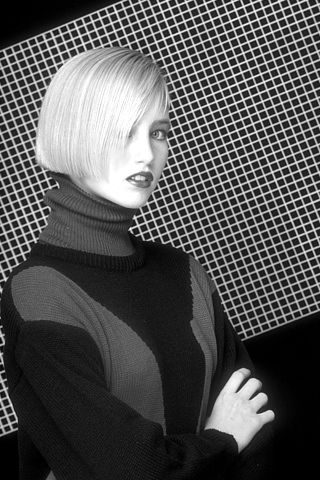
%> input picture testImages/test_image.bmp, 320 x 480 px; its folder holds only this picture in this run
$ octave demo.m   (GNU Octave 9; MATLAB toolbox functions it lacks are replaced by stand-ins)
%> lines starting %> are read from the running program, lines starting %| are printed output that depends on the picture; in (x1, y1, x2, y2) boxes, pixels count from 0 and x2, y2 are one past the last pixel; in counts of white or black regions, pixels touching at a corner belong together; the program's own positions count from 1
### extract_quater.m
function [img_o, img_r, img_d, img_rd]=extract_quater(img_hr)

[num_row,num_col]=size(img_hr);
img_o=zeros(num_row/2,num_col/2);
img_r=zeros(num_row/2,num_col/2);
img_d=zeros(num_row/2,num_col/2);
img_rd=zeros(num_row/2,num_col/2);

for i=1:(num_row/2)
    for j=1:(num_col/2)
        img_o(i,j)=img_hr((i-1)*2+1,(j-1)*2+1);
        img_r(i,j)=img_hr((i-1)*2+1,(j-1)*2+2);
        img_d(i,j)=img_hr((i-1)*2+2,(j-1)*2+1);
        img_rd(i,j)=img_hr((i-1)*2+2,(j-1)*2+2);
    end
end

### bicubicInter4.m
function [img_r,img_d,img_rd,img_full]=bicubicInter4(img_o)

[nrow,ncol]=size(img_o);

[Xcoarse, Ycoarse]=meshgrid(1:ncol,1:nrow);
[Xfine,Yfine]= meshgrid(linspace(1,ncol,ncol*2-1), linspace(1,nrow,nrow*2-1));

DataCoarse = img_o;

DataBicubicFine = interp2(Xcoarse,Ycoarse, DataCoarse, Xfine, Yfine, 'bicubic');

temp=2*((9/16)*DataBicubicFine(end,:)-(1/16)*DataBicubicFine(end-2,:));
DataBicubicFine=[DataBicubicFine;
                 temp];

temp=2*((9/16)*DataBicubicFine(:,end)-(1/16)*DataBicubicFine(:,end-2));
DataBicubicFine=[DataBicubicFine temp];
DataBicubicFine(DataBicubicFine>1)=1;
DataBicubicFine(DataBicubicFine<0)=0;


blur_o=zeros(nrow,ncol);
img_r=zeros(nrow,ncol);
img_d=zeros(nrow,ncol);
img_rd=zeros(nrow,ncol);

for i=1:nrow
    for j=1:ncol
%         blur_o(i,j)=DataBicubicFine((i-1)*2+1,(j-1)*2+1);
        img_r(i,j)=DataBicubicFine((i-1)*2+1,(j-1)*2+2);
        img_d(i,j)=DataBicubicFine((i-1)*2+2,(j-1)*2+1);
        img_rd(i,j)=DataBicubicFine((i-1)*2+2,(j-1)*2+2);
    end
end
img_full=DataBicubicFine;
% [7 lines of commented-out code are left out]

### joinImage.m
function img_all=joinImage(img_o,pseudo_r,pseudo_d,pseudo_rd)

[nrow,ncol]=size(img_o);

img_all=zeros(nrow*2,ncol*2);

for i=1:nrow
    for j=1:ncol
        img_all(2*(i-1)+1,2*(j-1)+1)=img_o(i,j);
        img_all(2*(i-1)+1,2*(j-1)+2)=pseudo_r(i,j);
        img_all(2*(i-1)+2,2*(j-1)+1)=pseudo_d(i,j);
        img_all(2*(i-1)+2,2*(j-1)+2)=pseudo_rd(i,j);
    end
end

### MSI_factor2.m
function img_h = MSI_factor2(img_o)

% This is a code (new implementation) of the algorithm described in "Multiscale Semilocal Interpolation With Antialiasing,
% K. Guo, X. Yang, H. Zha, W. Lin and S. Yu, IEEE Trans. Image Processing, 2012".
% If you use this code for academic purposes, please consider citing:
%
% @injournal{TIP2012,
%  	 title={Multiscale Semilocal Interpolation With Antialiasing},
%  	 author={Kai Guo, Xiaokang Yang, Hongyuan Zha, Weiyao Lin and Songyu Yu},
%  	 booktitle={IEEE Transactions on Image Processing},
%  	 year={2012}}

% Note that this code was not efficiently written but for clarity of the
% proposed algorithm. Therefore it may take several minutes to run an image.


% i: the index of the image
% level: the interpolation level

t=cputime;
[bic_r,bic_d,bic_rd,bic_full]=bicubicInter4(img_o);
%e = cputime-t;
%time_bic=e;

% *********************************************************************
% ---------------------------------------------------------------------
% *********************************************************************
% our method
t=cputime;

img_hPre=bic_full;
% img_inter
% set the patch size parameters
ps_max=16;
ps_min=6;
ps_step=-1;

search_radius=8;
% ---------------------------------------------------------------------
% mask_label
% 1: LR pixel
% 2: the undersampled pixels in the area of high activities, and will
%    be interpolated by our method
% 0: the undersampled pixels in the smooth area, and will be interpolated by bicubic method
tt_o=ones(size(img_o));
tt_r=zeros(size(img_o));
temp_a=joinImage(tt_o,tt_r,tt_r,tt_r);
% [4 lines of commented-out code are left out]
fil_lap=[ 0  -1   0;
    -1   4  -1;
    0  -1   0];
fil_ave=ones(5,5);
temp_b=abs(conv2(bic_full,fil_lap,'same'));
temp_c=zeros(size(bic_full));
temp_c(temp_b>0.09)=1;
temp_d=conv2(temp_c,fil_ave,'same');
temp_e=zeros(size(bic_full));
temp_e(temp_d>0)=2;
%     figure;
%     imshow(temp_e,[]);
temp_e(temp_a==1)=1;
mask_label=temp_e;

% define the candidates cell, phi value cell, candidates position cell
ps_skip=ps_min-1;
[nrow,ncol]=size(bic_full);
for patch_size=ps_min:1:ps_max
    k=patch_size-ps_skip;
    for m=1:nrow
        for n=1:ncol
            candi{k,m,n}=[];
            phi{k,m,n}=[];
        end
    end
end

% start retrieval the ground truth pixels
%mat_counter=[];

for patch_size=ps_max:ps_step:ps_min
    [img_h,candi_old,phi_old]=SR_deArtifact(img_o,patch_size,img_hPre,search_radius,candi,phi,ps_skip,ps_step,mask_label);

%     mat_counter=[mat_counter;
%         patch_size counter];
    img_h(mask_label==0)=bic_full(mask_label==0);
    % -----------------------------------------------------
    clear candi phi;
    for ppss=ps_min:1:patch_size-1
        k=ppss-ps_skip;
        for m=1:nrow
            for n=1:ncol
                candi{k,m,n}=candi_old{k,m,n};
                phi{k,m,n}=phi_old{k,m,n};
            end
        end
    end


    k=patch_size-ps_skip;
    for m=1:nrow
        for n=1:ncol
            candi{k,m,n}=[];
            phi{k,m,n}=[];
        end
    end

    clear candi_old phi_old;

    % [15 lines of commented-out code are left out]
    img_hPre=img_h;
    close all;
end

e = cputime-t;
%time_our=e;


close all;

### RegistrationFidelity.m
function [candi,phi]=RegistrationFidelity(img_o,patch_size,ps_skip,ps_step,img_hPre,search_radius,candi,phi,mask_label)


% candi_num1=8;
% candi_num=8;
% define the Gaussian mask for the patch distance calculation
%sigma_g=25;
sigma_g=0.5*patch_size;

% the mask of ground truth pixels, that will be used to calculate the M-L2
% distance
tt_o=ones(size(img_o));
tt_r=zeros(size(img_o));
mask=joinImage(tt_o,tt_r,tt_r,tt_r);


[nrow,ncol]=size(img_hPre);

% ps_min=ps_skip+1;
for ps=patch_size:ps_step:ps_skip+1
    fprintf(1,'\n Finding candidates, patch size %6d in level %6d \n',ps,patch_size);
    ps_index=ps-ps_skip;

    % parameters setting at current patch size
    if mod(ps,2)==0
        patch_halfL=(ps)/2-1;
        patch_halfR=(ps)/2;
    else
        patch_halfL=(ps-1)/2;
        patch_halfR=(ps-1)/2;
    end
    wL=patch_halfL;
    wR=patch_halfR;
    [X,Y] = meshgrid(-wL:wR,-wL:wR);
    G = exp(-(X.^2+Y.^2)/(2*sigma_g^2));


    for i=1:nrow
        for j=1:ncol
            if mask_label(i,j)==2
                % start retrieval
                imin=max(i-patch_halfL,1);
                imax=min(i+patch_halfR,nrow);
                jmin=max(j-patch_halfL,1);
                jmax=min(j+patch_halfR,ncol);

                p_mask=mask(imin:imax,jmin:jmax);


                p_G=G((imin:imax)-i+wL+1,(jmin:jmax)-j+wL+1);
                p_F=p_mask.*p_G;


                % -------------------------------------------------------------
                p_test=img_hPre(imin:imax,jmin:jmax);

                pdim=size(p_test,1)*size(p_test,2);
                vec_mask=reshape(p_F,pdim,1);
                vec_test=reshape(p_test,pdim,1);

                % define the patch size model
                pT=i-imin;
                pB=imax-i;
                pL=j-jmin;
                pR=jmax-j;

                % define the search range
                pm_min=max(i-search_radius,pT+1);
                pm_max=min(i+search_radius,nrow-pB);
                pn_min=max(j-search_radius,pL+1);
                pn_max=min(j+search_radius,ncol-pR);

                % -------------------------------------------------------------


                %candi_old=candi{ps_index,i,j};
                phi_old=phi{ps_index,i,j};

                if isempty(phi_old)

                    pixPool=[];
                    val_temp=[];

                    for m=pm_min:pm_max
                        for n=pn_min:pn_max

                            if mask(m,n)==1
                                % extract the patch in img_o

                                patch_o=img_hPre(m-pT:m+pB,n-pL:n+pR);
                                vec_o=reshape(patch_o,pdim,1);

                                pixPool=[pixPool;
                                    img_hPre(m,n)];

                                val_md=sqrt(sum((vec_mask.*vec_test-vec_mask.*vec_o).^2)); % the mask distance
                                val_temp=[val_temp;
                                    val_md];
                            end
                        end
                    end


                    candi{ps_index,i,j}=pixPool;
                    phi{ps_index,i,j}=val_temp;

                    clear phi_old pixPool val_temp;

                else

                    val_temp=[];

                    for m=pm_min:pm_max
                        for n=pn_min:pn_max

                            if mask(m,n)==1
                                % extract the patch in img_o

                                patch_o=img_hPre(m-pT:m+pB,n-pL:n+pR);
                                vec_o=reshape(patch_o,pdim,1);

                                clear patch_o;

                                val_md=sqrt(sum((vec_mask.*vec_test-vec_mask.*vec_o).^2)); % the mask distance
                                val_temp=[val_temp;
                                    val_md];
                            end
                        end
                    end
                    %candi{ps_index,i,j}=pixPool;
                    phi{ps_index,i,j}=min(phi_old,val_temp);
                    clear phi_old val_temp;
                end

            end
        end
    end
end

### SR_deArtifact.m
function [img_h,candi,phi]=SR_deArtifact(img_o,patch_size,img_hPre,search_radius,candi,phi,ps_skip,ps_step,mask_label)


[candi,phi]=RegistrationFidelity(img_o,patch_size,ps_skip,ps_step,img_hPre,search_radius,candi,phi,mask_label);
img_h = srImage(img_o,patch_size,img_hPre,candi,phi,ps_skip,mask_label);

### demo.m
% This is a code (new implementation) of the algorithm described in "Multiscale Semilocal Interpolation With Antialiasing,
% K. Guo, X. Yang, H. Zha, W. Lin and S. Yu, IEEE Trans. Image Processing, 2012".
% If you use this code for academic purposes, please consider citing:
%
% @injournal{TIP2012,
%  	 title={Multiscale Semilocal Interpolation With Antialiasing},
%  	 author={Kai Guo, Xiaokang Yang, Hongyuan Zha, Weiyao Lin and Songyu Yu},
%  	 booktitle={IEEE Transactions on Image Processing},
%  	 year={2012}}

clear;
close all;
% parameter setting
% -------------------------------------------------------------------------
file_images='testImages\*.bmp';
address_images='testImages\';
address_results='results\';


% Find the directory of training images
fileDir_images=dir(file_images);
for i=1:length(fileDir_images)
    file_image=strcat(address_images,fileDir_images(i).name);
    im=imread(file_image);
%> im is the input picture: size 480x320 uint8; min 0, max 255, mean 82.8
    img_gt=double(im)/255;
    figure;
    imshow(img_gt);

    [nrow,ncol]=size(img_gt);
%> nrow = 480; ncol = 320
    nrow = floor(nrow/2)*2;
    ncol = floor(ncol/2)*2;

    img_gt=img_gt(1:nrow,1:ncol);


    [img_o, img_r1, img_d1, img_rd1]=extract_quater(img_gt);
%> after the loop in extract_quater, `for i=1:(num_row/2)`:
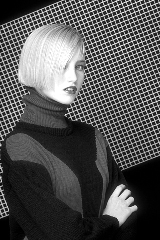
%> img_o: size 240x160 double; min 0, max 1, mean 0.325; mean of the top-left, top-right, bottom-left and bottom-right quarters 0.538, 0.396, 0.164, 0.203

    t=cputime;
    img_h=MSI_factor2(img_o);
%> in bicubicInter4, `temp=2*((9/16)*DataBicubicFine(end,:)-(1/16)*DataBicubicFine(end-2,:));`: temp = 319 values, max 0.361 at index 49, min -0.00319 at index 18, mean 0.0462
%> in bicubicInter4, `DataBicubicFine=[DataBicubicFine; temp];`:
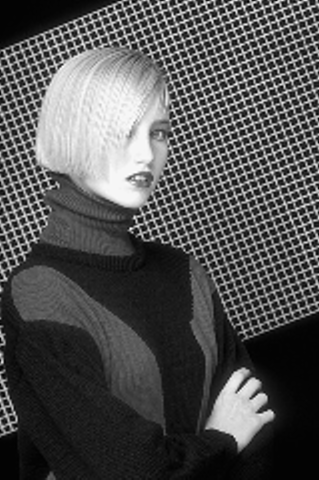
%> DataBicubicFine: size 480x319 double; min -0.015, max 1.04, mean 0.325; drawn with min black and max white
%> in bicubicInter4, `temp=2*((9/16)*DataBicubicFine(:,end)-(1/16)*DataBicubicFine(:,end-2));`: temp = 480 values, max 0.978 at index 79, min -0.0166 at index 48, mean 0.245
%> in bicubicInter4, `DataBicubicFine(DataBicubicFine>1)=1;`: DataBicubicFine: size 480x320 double; min -0.0166, max 1, mean 0.325
%> in bicubicInter4, `DataBicubicFine(DataBicubicFine<0)=0;`: DataBicubicFine: size 480x320 double; min 0, max 1, mean 0.325; mean of the top-left, top-right, bottom-left and bottom-right quarters 0.539, 0.396, 0.162, 0.202
%> after the loop in bicubicInter4, `for i=1:nrow`:
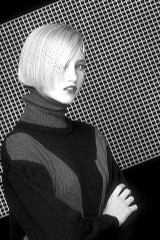
%> img_d: size 240x160 double; min 0, max 1, mean 0.325; mean of the top-left, top-right, bottom-left and bottom-right quarters 0.539, 0.396, 0.163, 0.201
%> after the loop in bicubicInter4, `for i=1:nrow`:
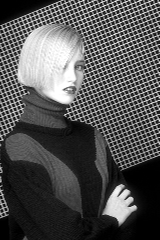
%> img_r: size 240x160 double; min 0, max 1, mean 0.325; mean of the top-left, top-right, bottom-left and bottom-right quarters 0.539, 0.396, 0.162, 0.203
%> after the loop in bicubicInter4, `for i=1:nrow`:
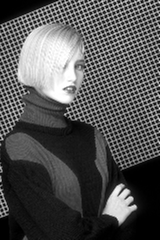
%> img_rd: size 240x160 double; min 0, max 1, mean 0.325; mean of the top-left, top-right, bottom-left and bottom-right quarters 0.54, 0.395, 0.161, 0.201
%> after the loop in joinImage, `for i=1:nrow`:
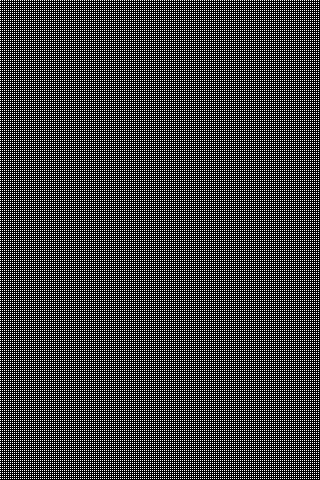
%> img_all: size 480x320 double; values 0 (black) and 1 (white), 25% white in thin lines or dots
%> in MSI_factor2, `temp_c(temp_b>0.09)=1;`: temp_c: size 480x320 double; values 0 (black) and 1 (white), 32.3% white in thin lines or dots
%> in MSI_factor2, `temp_e(temp_d>0)=2;`: temp_e: size 480x320 double; values 0 (black) and 2 (white), 61.2% white; 54 black regions (41 under 20 px), largest, box (x1, y1, x2, y2) and area: (0, 204, 320, 480) 49844, (39, 77, 166, 205) 6488, (0, 0, 109, 45) 2519
%> in MSI_factor2, `temp_e(temp_a==1)=1;`:
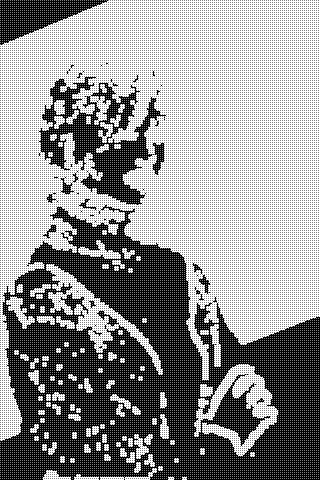
%> temp_e: size 480x320 double; min 0, max 2, mean 1.16; drawn with min black and max white
%> (the run ends here)
